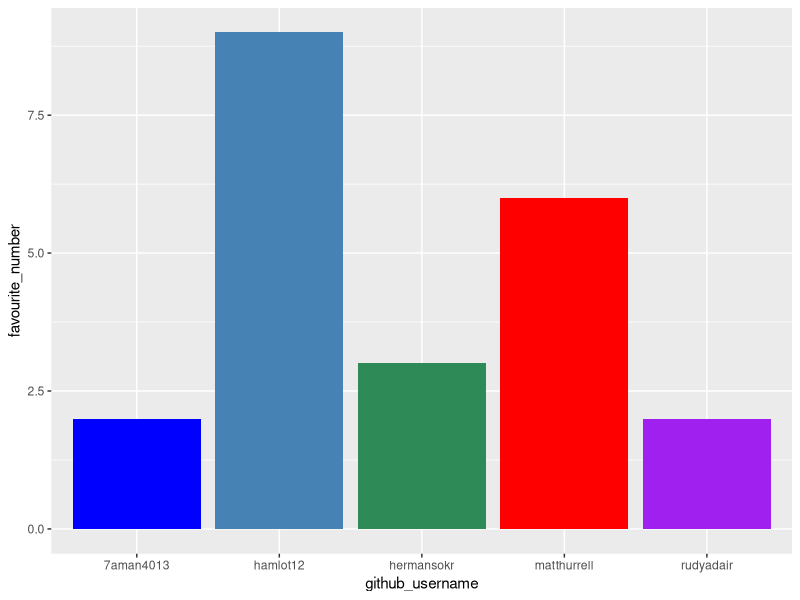
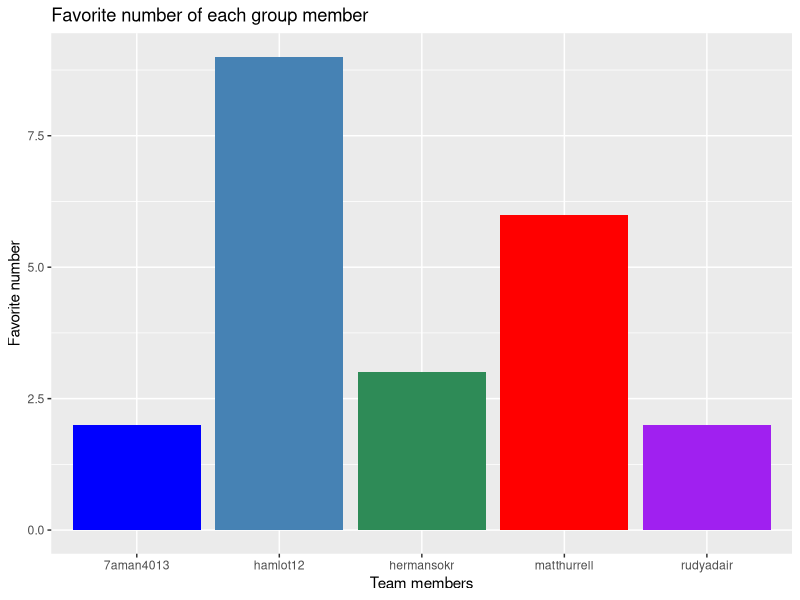
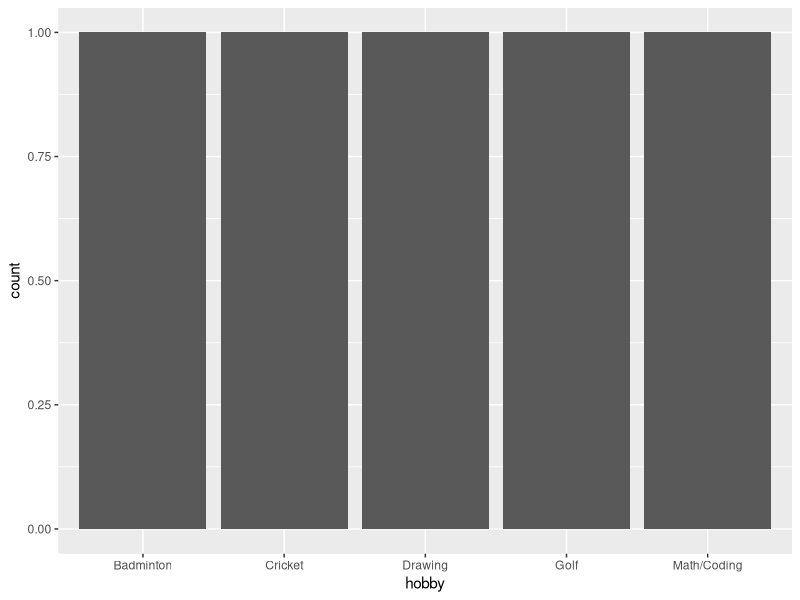

Write the R code that produced these figures, in order.
## ---- chunk 1
library(tidyverse) 
## ---- chunk 2
team_data <- tibble(
  name = c("Matthew", "Ruddy", "Herman", 
           "Abdul", "Hammish"),
  github_username = c("matthurrell", "rudyadair", "hermansokr", 
                      "7aman4013", "hamlot12"), 
  colour = c("red", "purple", "seagreen", 
             "blue", "steelblue"),
  hobby = c("Badminton", "Cricket", "Drawing", 
            "Math/Coding", "Golf"),
  favourite_number = c(6, 2, sample(10, size=1), 2, 9)
  )

team_data
## ---- chunk 3
p1 <- ggplot(data = team_data, 
             mapping = aes(x = github_username, 
                           y = favourite_number,
                           fill = colour), 
             ) +
   geom_col() +
   scale_fill_identity()
p1
## ---- chunk 4
p1 + labs(x = "Team members", 
          y = "Favorite number",
          title = "Favorite number of each group member")
## ---- chunk 5
p2 <- ggplot(team_data, aes(x = hobby)) +
  geom_bar()
p2
